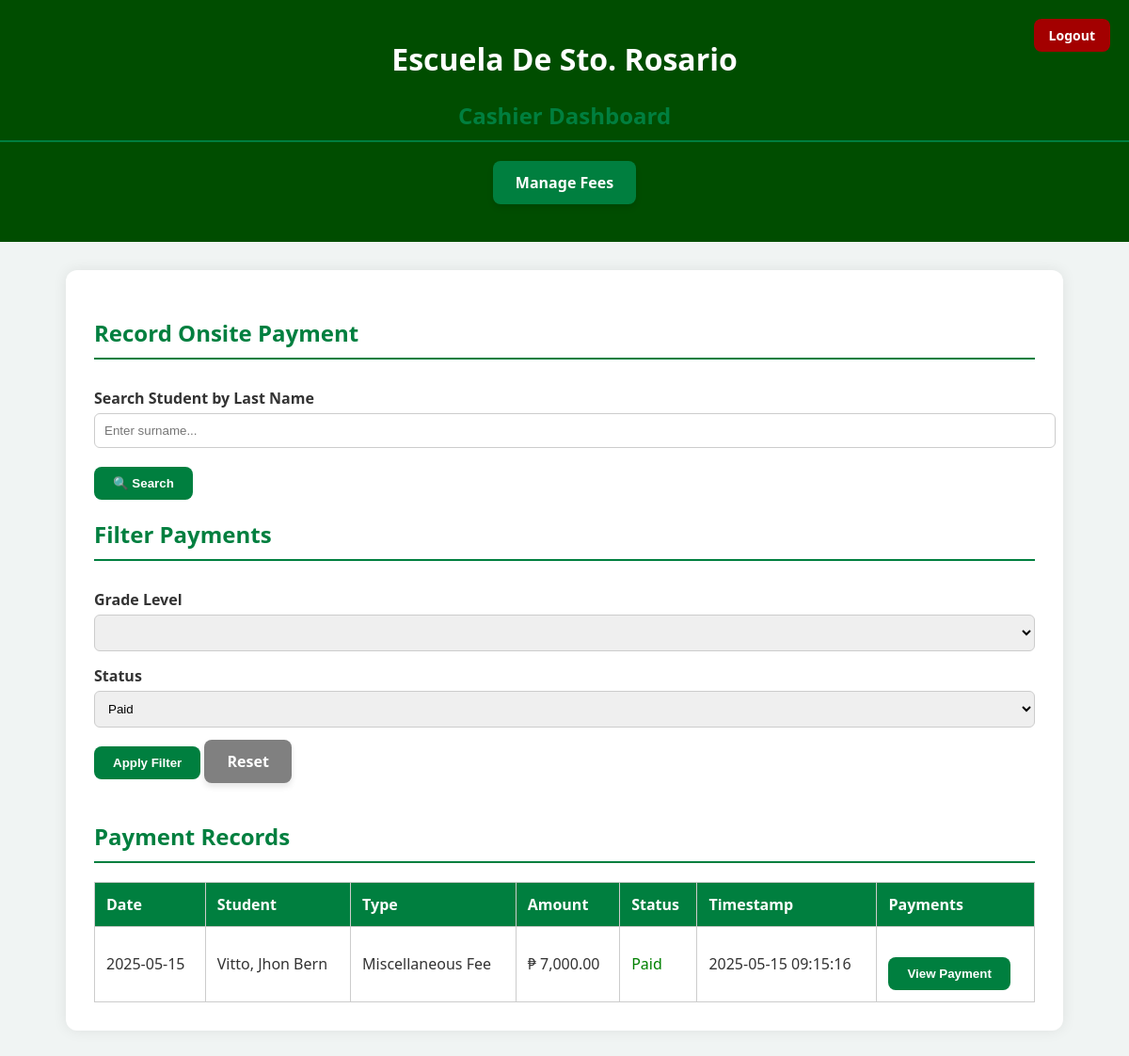
The app's page /Cashier/cashier_dashboard.php?filter_status=paid with its own data.
### tables this page shows
CREATE TABLE `student_payments` (
  `id` int(11) NOT NULL,
  `student_id` varchar(20) DEFAULT NULL,
  `payment_type` varchar(100) NOT NULL,
  `amount` decimal(10,2) NOT NULL,
  `payment_status` enum('pending','paid') DEFAULT 'pending',
  `payment_date` date DEFAULT NULL,
  `created_at` timestamp NOT NULL DEFAULT current_timestamp(),
  `reference_number` varchar(100) DEFAULT NULL,
  `screenshot_path` varchar(255) DEFAULT NULL,
  `screenshot` varchar(255) DEFAULT NULL
);

CREATE TABLE `students_registration` (
  `id` int(11) NOT NULL,
  `year` varchar(50) NOT NULL,
  `course` varchar(50) DEFAULT NULL,
  `lrn` varchar(50) NOT NULL,
  `lastname` varchar(100) NOT NULL,
  `firstname` varchar(100) NOT NULL,
  `middlename` varchar(100) NOT NULL,
  `specaddress` varchar(255) NOT NULL,
  `brgy` varchar(100) NOT NULL,
  `city` varchar(100) NOT NULL,
  `mother` varchar(100) NOT NULL,
  `father` varchar(100) NOT NULL,
  `gname` varchar(100) DEFAULT NULL,
  `sex` varchar(10) NOT NULL,
  `dob` date NOT NULL,
  `religion` varchar(50) NOT NULL,
  `emailaddress` varchar(100) NOT NULL,
  `contactno` varchar(20) NOT NULL,
  `schooltype` varchar(50) NOT NULL,
  `sname` varchar(255) DEFAULT NULL,
  `created_at` timestamp NOT NULL DEFAULT current_timestamp(),
  `enrollment_status` enum('waiting','enrolled') DEFAULT 'waiting',
  `student_type` varchar(10) DEFAULT NULL
);

### Cashier/cashier_dashboard.php (the view, shortened to what this page needs)
<?php
include __DIR__ . '/../db_connection.php';
$filter_sql = "WHERE 1=1";
if (!empty($_GET['filter_status'])) {
    $filter_status = $conn->real_escape_string($_GET['filter_status']);
    $filter_sql .= " AND sp.payment_status = '$filter_status'";
}
$payments = $conn->query("
    SELECT sp.*, sr.firstname, sr.lastname
    FROM student_payments sp
    JOIN students_registration sr ON sr.id = sp.student_id
    $filter_sql
    ORDER BY sp.created_at DESC
");
?>
<!DOCTYPE html>
<html lang="en">
<head>
</head>
<body>
<header style="position: relative;">
  <h1>Escuela De Sto. Rosario</h1>
  <h2>Cashier Dashboard</h2>
  <a href="admin_manage_fee.php" class="manage-button">Manage Fees</a>
  <a href="cashier_login.php" class="logout-btn">Logout</a>
</header>
<div class="container">
  <h2>Record Onsite Payment</h2>
  <form method="GET" action="cashier_dashboard.php">
      <label for="search_name">Search Student by Last Name</label>
      <input type="text" name="search_name" placeholder="Enter surname..." required>
      <button type="submit">🔍 Search</button>
  </form>
  <h2>Filter Payments</h2>
  <form method="GET" action="cashier_dashboard.php#filterForm" id="filterForm">
  <label>Grade Level</label>
  <select name="filter_grade_level">
  <?php
  $grade_levels_result = $conn->query("SELECT DISTINCT year FROM students_registration ORDER BY year");
  while ($gl = $grade_levels_result->fetch_assoc()):
      $selected = ($_GET['filter_grade_level'] ?? '') == $gl['year'] ? "selected" : "";
      echo "<option value='{$gl['year']}' $selected>{$gl['year']}</option>";
  endwhile;
  ?>
</select>
    <label>Status</label>
    <select name="filter_status">
      <option value="paid" <?= ($_GET['filter_status'] ?? '') == "paid" ? "selected" : "" ?>>Paid</option>
    </select>
    <button type="submit">Apply Filter</button>
    <a href="cashier_dashboard.php" class="manage-button" style="background-color: gray;">Reset</a>
  </form>
  <h2>Payment Records</h2>
  <table>
    <thead>
      <tr>
        <th>Date</th>
        <th>Student</th>
        <th>Type</th>
        <th>Amount</th>
        <th>Status</th>
        <th>Timestamp</th>
        <th>Payments</th>
      </tr>
    </thead>
    <tbody>
    <?php while ($row = $payments->fetch_assoc()): ?>
      <tr id="payment-row-<?php echo $row['id']; ?>">
        <td><?= date("Y-m-d", strtotime($row['created_at'])) ?></td>
        <td><?= $row['lastname'] ?>, <?= $row['firstname'] ?></td>
        <td><?= $row['payment_type'] ?></td>
        <td>₱ <?= number_format($row['amount'], 2) ?></td>
        <td class="payment-status" id="status-<?php echo $row['id']; ?>">
            <?php
              if (!empty($row['payment_status'])) {
                  if ($row['payment_status'] === 'declined') {
                      echo "<span style='color: red;'>Declined</span>";
                  } elseif ($row['payment_status'] === 'paid') {
                      echo "<span style='color: green;'>Paid</span>";
                  } else {
                      echo ucfirst(htmlspecialchars($row['payment_status']));
                  }
              } else {
                  echo "Pending";
              }
            ?>
        </td>
        <td><?= $row['created_at'] ?></td>
        <td>
          <button
            class="view-payment-btn"
            data-id="<?= $row['id'] ?>"
            data-student="<?= $row['lastname'] ?>, <?= $row['firstname'] ?>"
            data-type="<?= $row['payment_type'] ?>"
            data-amount="<?= $row['amount'] ?>"
            data-status="<?= ucfirst($row['payment_status']) ?>"
            data-reference="<?= $row['reference_number'] ?>"
            data-or="<?= $row['or_number'] ?>"
            data-screenshot="<?= $row['screenshot_path'] ?>"
          >
            View Payment
          </button>
        </td>
      </tr>
    <?php endwhile; ?>
</tbody>
</table>
</body>
</html>

### Cashier/cashier_dashboard.php (style rules this page uses)
body { font-family: 'Segoe UI', Tahoma, Geneva, Verdana, sans-serif; background-color: #f0f4f3; margin: 0; padding: 0; color: #333; }
.container { width: 90%; max-width: 1000px; margin: 30px auto; background: white; padding: 30px; border-radius: 12px; box-shadow: 0 0 15px rgba(0, 0, 0, 0.08); }
h2 { color: #007f3f; border-bottom: 2px solid #007f3f; padding-bottom: 10px; }
table { width: 100%; border-collapse: collapse; margin-top: 20px; }
table, th, td { border: 1px solid #ccc; }
th, td { padding: 12px; text-align: left; }
th { background-color: #007f3f; color: white; }
a { color: #007f3f; text-decoration: none; font-weight: bold; }
form { margin-top: 30px; }
label { display: block; margin-top: 15px; font-weight: bold; }
select, input[type="text"], input[type="number"] { width: 100%; padding: 10px; margin-top: 5px; border: 1px solid #ccc; border-radius: 6px; }
button { margin-top: 20px; background-color: #007f3f; color: white; padding: 10px 20px; border: none; border-radius: 8px; font-weight: bold; cursor: pointer; transition: background-color 0.3s ease; }
.manage-button { display: inline-block; background-color: #007f3f; color: white; padding: 12px 24px; margin-bottom: 20px; text-decoration: none; font-size: 16px; font-weight: bold; border-radius: 8px; transition: background-color 0.3s ease, transform 0.2s ease; box-shadow: 0 4px 6px rgba(0, 0, 0, 0.1); }
header { background-color: #004d00; color: white; text-align: center; padding: 20px 0; position: relative; }
.logout-btn { position: absolute; top: 20px; right: 20px; background-color: #a30000; color: white; border: none; padding: 8px 16px; border-radius: 8px; font-weight: bold; cursor: pointer; transition: background-color 0.3s ease; text-decoration: none; font-size: 14px; }

### records on screen
student_payments: created_at "2025-05-15", students_registration.lastname "Vitto", students_registration.firstname "Jhon Bern", payment_type "Miscellaneous Fee", amount "7,000.00", payment_status "Paid", created_at "2025-05-15 09:15:16"
